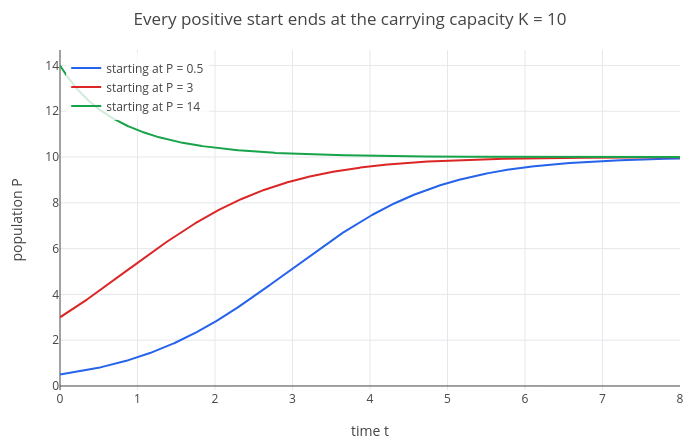

This figure's notebook cell:
### Markdown cell above
The curve has the typical S-shape: exponential growth at first, fastest growth at $P = K/2 = 5$, then levelling off
at $K$. Several starting values at once: give one start value per row of `start`. Starting above $K$ the
population shrinks back to $K$:

### Code cell
p = odeplot([r*P*(1 - P/K)], [P], t, [0.5; 3; 14], 0, 8, [t P]);
p = legend(p, "starting at P = 0.5", "starting at P = 3", "starting at P = 14");
labels(title(p, "Every positive start ends at the carrying capacity K = 10"), "time t", "population P")
clear

### Figure 1 — Plotly figure (JSON) as saved in the notebook; plotly's stock layout.template omitted (floating-point values rounded to 4 significant figures; data arrays with more than 128 entries replaced by an {"elided": "..."} marker saying what was removed)
{"data": [{"line": {"color": "#2563eb", "width": 2}, "mode": "lines", "name": "starting at P = 0.5", "type": "scatter", "x": {"elided": "1431 float values"}, "y": {"elided": "1431 float values"}}, {"line": {"color": "#dc2626", "width": 2}, "mode": "lines", "name": "starting at P = 3", "type": "scatter", "x": {"elided": "1431 float values"}, "y": {"elided": "1431 float values"}}, {"line": {"color": "#16a34a", "width": 2}, "mode": "lines", "name": "starting at P = 14", "type": "scatter", "x": {"elided": "1431 float values"}, "y": {"elided": "1431 float values"}}], "layout": {"height": 440, "legend": {"bgcolor": "rgba(255,255,255,0.8)", "x": 0.01, "y": 0.99}, "margin": {"b": 50, "l": 60, "r": 20, "t": 50}, "showlegend": true, "title": {"text": "Every positive start ends at the carrying capacity K = 10"}, "width": 700, "xaxis": {"title": {"text": "time t"}, "zeroline": true}, "yaxis": {"range": [-0.175, 14.68], "title": {"text": "population P"}, "zeroline": true}}}
